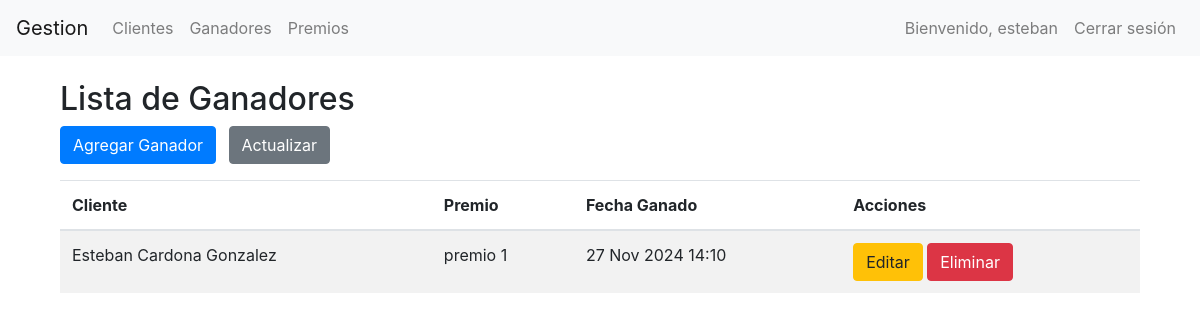
Before: /ruleta/ganadores/ (signed in) with the older database file.
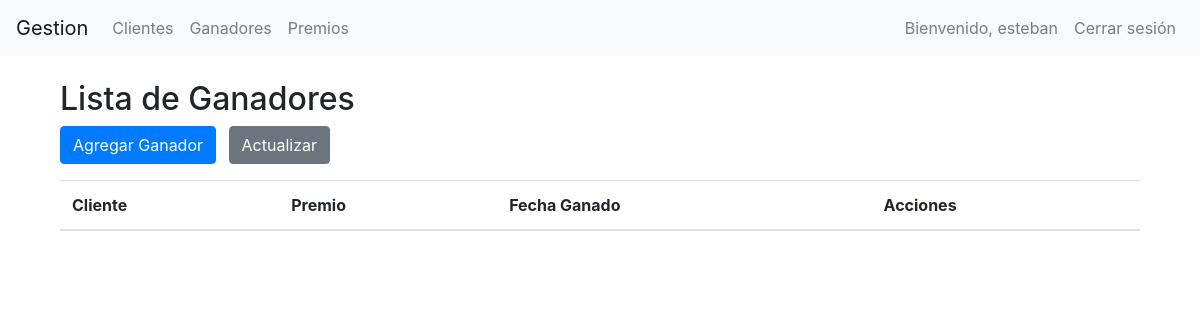
After: the same page with the newer database file.
### ruleta/models.py (models this page shows, shortened)
class Ganador(models.Model):
    cliente = models.ForeignKey(Cliente, on_delete=models.CASCADE)
    premio = models.ForeignKey(Premio, on_delete=models.CASCADE)
    fecha_ganador = models.DateTimeField(default=timezone.now)

class Cliente(models.Model):
    numero_documento = models.CharField(max_length=20, unique=True)
    nombre = models.CharField(max_length=50)
    apellidos = models.CharField(max_length=50)
    numero_celular = models.CharField(max_length=11)
    numero_factura = models.CharField(max_length=100, unique=True)
    def __str__(self):
        return f"{self.nombre} {self.apellidos}"

class Premio(models.Model):
    nombre = models.CharField(max_length=100)
    descripcion = models.TextField()
    probabilidad = models.FloatField()
    activo = models.BooleanField(default=True)
    color = models.CharField(max_length=7, default="#ffffff")
    def __str__(self):
        return f"{self.nombre}"

### ruleta/views.py (the view)
# urls.py: path('ganadores/', views.GanadorListView.as_view(), name='ganador_list'),
class GanadorListView(LoginRequiredMixin, AdminRequiredMixin, ListView):
    model = Ganador
    template_name = 'ruleta/ganadores_list.html'
    context_object_name = 'ganadores'

### ruleta/views.py (called while the page is built)
    def test_func(self):
        return self.request.user.is_staff or self.request.user.is_superuser

### ruleta/templates/ruleta/ganador_list.html
{% extends "base.html" %}
{% block content %}
<div class="container">
    <h2>Lista de Ganadores</h2>
    <div class="mb-3">
        <a href="{% url 'ganador_create' %}" class="btn btn-primary">Agregar Ganador</a>
        <button onclick="location.reload();" class="btn btn-secondary ml-2">Actualizar</button>
    </div>
    <table class="table table-striped">
        <thead>
            <tr>
                <th>Cliente</th>
                <th>Premio</th>
                <th>Fecha Ganado</th>
                <th>Acciones</th>
            </tr>
        </thead>
        <tbody>
            {% for ganador in ganadores %}
            <tr>
                <td>{{ ganador.cliente }}</td>
                <td>{{ ganador.premio }}</td>
                <td>{{ ganador.fecha_ganador|date:"d M Y H:i" }}</td>
                <td>
                    <a href="{% url 'ganador_update' ganador.id %}" class="btn btn-warning">Editar</a>
                    <a href="{% url 'ganador_delete' ganador.id %}" class="btn btn-danger">Eliminar</a>
                </td>
            </tr>
            {% endfor %}
        </tbody>
    </table>
</div>
{% endblock %}

Changed rows visible on the page:
removed Ganador: cliente "Esteban Cardona Gonzalez", premio "premio 1", fecha_ganador "27 Nov 2024 14:10"
